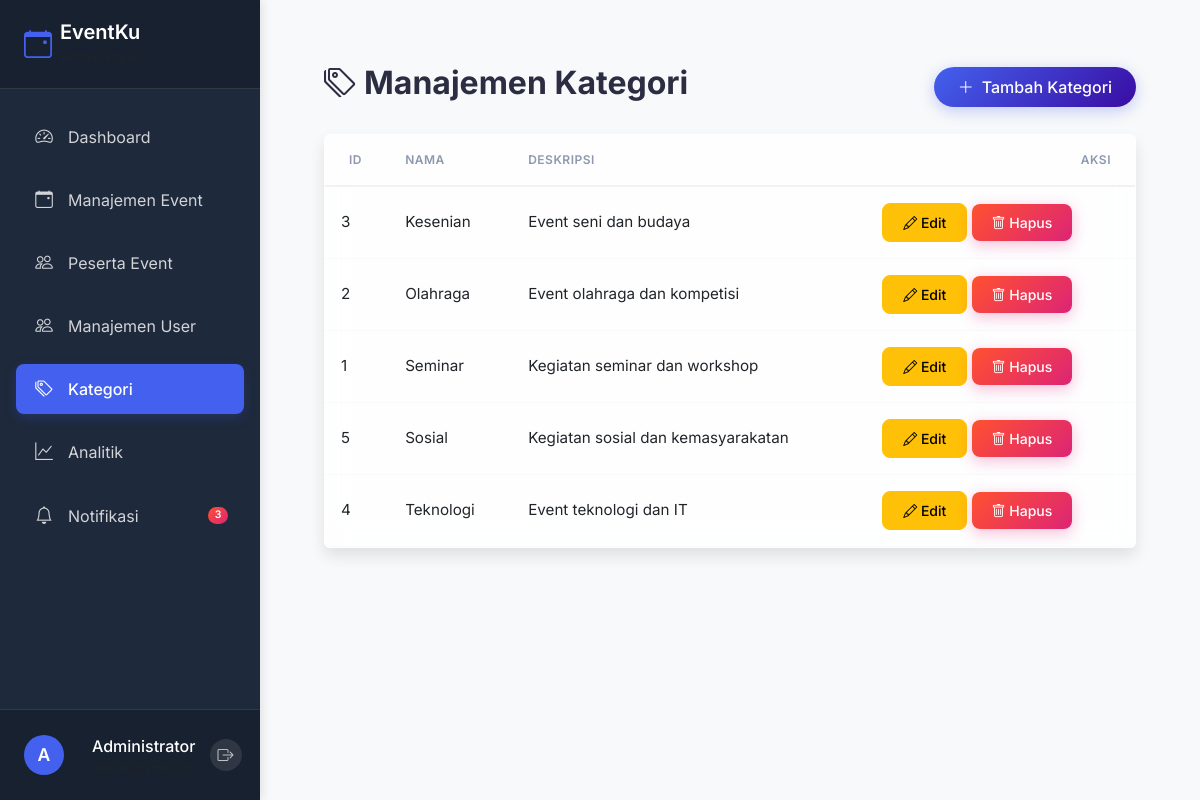
Screenshot of /admin/categories.php (signed in) with the database file from the repository.
### tables this page shows
CREATE TABLE IF NOT EXISTS categories (
    id INT AUTO_INCREMENT PRIMARY KEY,
    nama VARCHAR(255) NOT NULL UNIQUE,
    deskripsi TEXT,
    created_at DATETIME DEFAULT CURRENT_TIMESTAMP
);

### config/database.php (called while the page is built, shortened)
<?php
class Database
{
    private $host;
    private $dbname;
    private $username;
    private $password;
    public function __construct()
    {
        $envFile = __DIR__ . '/../.env';
        $this->host = $_ENV['DB_HOST'] ?? 'localhost';
        $this->dbname = $_ENV['DB_NAME'] ?? 'event_management';
        $this->username = $_ENV['DB_USER'] ?? 'root';
        $this->password = $_ENV['DB_PASS'] ?? 'root';
    }
    public function getConnection()
    {
        $this->conn = null;
        try {
            $dsn = "mysql:host=" . $this->host . ";dbname=" . $this->dbname . ";charset=utf8mb4";
            $options = [
                PDO::ATTR_ERRMODE => PDO::ERRMODE_EXCEPTION,
                PDO::ATTR_DEFAULT_FETCH_MODE => PDO::FETCH_ASSOC,
                PDO::ATTR_EMULATE_PREPARES => false
            ];
            $this->conn = new PDO($dsn, $this->username, $this->password, $options);
        } catch (PDOException $e) {
            error_log("Connection Error: " . $e->getMessage());
            throw new Exception("Database connection failed");
        }
        return $this->conn;
    }
}

### modules/users/Auth.php (called while the page is built, shortened)
<?php
require_once __DIR__ . '/../../config/database.php';
require_once __DIR__ . '/../../config/session.php';
class Auth
{
    public function __construct()
    {
        $database = new Database();
    }
    public function isLoggedIn()
    {
        return Session::has('logged_in') && Session::get('logged_in') === true;
    }
    public function isAdmin()
    {
        return $this->isLoggedIn() && Session::get('user_role') === 'admin';
    }
    public function getCurrentUser()
    {
        return [
            'id' => Session::get('user_id'),
            'nama' => Session::get('user_nama'),
            'email' => Session::get('user_email'),
            'role' => Session::get('user_role')
        ];
    }
}

### config/session.php (called while the page is built, shortened)
<?php
class Session
{
    public static function get($key, $default = null)
    {
        return $_SESSION[$key] ?? $default;
    }
    public static function has($key)
    {
        return isset($_SESSION[$key]);
    }
}

### modules/events/CategoryService.php (called while the page is built, shortened)
<?php
require_once __DIR__ . '/../../config/database.php';
class CategoryService {
    private $db;
    public function __construct() {
        $database = new Database();
        $this->db = $database->getConnection();
    }
    public function getAllCategories() {
        try {
            $stmt = $this->db->prepare("SELECT * FROM categories ORDER BY nama ASC");
            $stmt->execute();
            return $stmt->fetchAll();
        } catch(PDOException $e) {
            error_log("Get Categories Error: " . $e->getMessage());
            return [];
        }
    }
}

### public/admin/categories.php (the view, shortened to what this page needs)
<?php
require_once __DIR__ . '/../../config/database.php';
require_once __DIR__ . '/../../config/session.php';
require_once __DIR__ . '/../../modules/users/Auth.php';
require_once __DIR__ . '/../../modules/events/CategoryService.php';
$auth = new Auth();
$categoryService = new CategoryService();
$categories = $categoryService->getAllCategories();
?>
<!DOCTYPE html>
<html lang="id">
<head>
    <link href="https://cdn.jsdelivr.net/npm/bootstrap@5.3.0/dist/css/bootstrap.min.css" rel="stylesheet">
    <link rel="stylesheet" href="https://cdn.jsdelivr.net/npm/bootstrap-icons@1.11.0/font/bootstrap-icons.css">
    <link rel="stylesheet" href="../assets/css/admin-modern.css">
</head>
<body>
    <?php include '../includes/sidebar.php'; ?>
    <div class="main-content">
        <div class="container-fluid">
            <div class="d-flex justify-content-between align-items-center mb-4">
                <h2 class="fw-bold"><i class="bi bi-tags me-2"></i>Manajemen Kategori</h2>
                <button class="btn btn-primary rounded-pill px-4" data-bs-toggle="modal" data-bs-target="#categoryModal"
                    onclick="resetForm()">
                    <i class="bi bi-plus-lg me-2"></i>Tambah Kategori
                </button>
            </div>
            <div class="glass-card table-responsive">
                <table class="table table-hover">
                    <thead class="bg-light">
                        <tr>
                            <th class="ps-4">ID</th>
                            <th>Nama</th>
                            <th>Deskripsi</th>
                            <th class="text-end pe-4">Aksi</th>
                        </tr>
                    </thead>
                    <tbody>
                        <?php foreach ($categories as $cat): ?>
                            <tr>
                                <td><?= $cat['id'] ?></td>
                                <td><?= htmlspecialchars($cat['nama']) ?></td>
                                <td><?= htmlspecialchars($cat['deskripsi']) ?></td>
                                <td>
                                    <button class="btn btn-sm btn-warning"
                                        onclick="editCategory(<?= htmlspecialchars(json_encode($cat)) ?>)">
                                        <i class="bi bi-pencil"></i> Edit
                                    </button>
                                    <form method="POST" style="display:inline;"
                                        onsubmit="return confirm('Yakin ingin menghapus?')">
                                        <button type="submit" class="btn btn-sm btn-danger">
                                            <i class="bi bi-trash"></i> Hapus
                                        </button>
                                    </form>
                                </td>
                            </tr>
                        <?php endforeach; ?>
                    </tbody>
                </table>
            </div>
        </div>
</body>
</html>

### public/includes/sidebar.php (shortened to what this page needs)
<?php
$currentUser = $auth->getCurrentUser();
$currentPage = basename($_SERVER['PHP_SELF']);
$isAdmin = $auth->isAdmin();
$isLoggedIn = $auth->isLoggedIn();
$basePath = strpos($_SERVER['PHP_SELF'], '/admin/') !== false ? '../' : '';
$userInitial = !empty($currentUser['nama']) ? strtoupper(substr($currentUser['nama'], 0, 1)) : 'U';
$userName = !empty($currentUser['nama']) ? htmlspecialchars($currentUser['nama']) : 'Pengguna';
$userEmail = !empty($currentUser['email']) ? htmlspecialchars($currentUser['email']) : '';
?>
<nav class="sidebar">
    <div class="sidebar-header">
        <div class="d-flex align-items-center">
            <i class="bi bi-calendar-event me-2 sidebar-logo"></i>
            <div>
                <h4 class="mb-0">EventKu</h4>
                <small class="text-muted"><?= $isAdmin ? 'Admin Panel' : 'User Dashboard' ?></small>
            </div>
        </div>
    </div>
    <div class="sidebar-menu">
        <ul class="nav flex-column">
            <?php if ($isAdmin): ?>
                <li class="nav-item">
                    <a href="<?= $basePath ?>admin/dashboard.php" class="nav-link <?= str_contains($currentPage, 'dashboard') ? 'active' : '' ?>" data-bs-toggle="tooltip" data-bs-placement="right" title="Dashboard">
                        <i class="bi bi-speedometer2"></i>
                        <span>Dashboard</span>
                    </a>
                </li>
                <li class="nav-item">
                    <a href="<?= $basePath ?>admin/events.php" class="nav-link <?= str_contains($currentPage, 'events') ? 'active' : '' ?>" data-bs-toggle="tooltip" data-bs-placement="right" title="Manajemen Event">
                        <i class="bi bi-calendar-event"></i>
                        <span>Manajemen Event</span>
                    </a>
                </li>
                <li class="nav-item">
                    <a href="<?= $basePath ?>admin/event-participants.php" class="nav-link <?= str_contains($currentPage, 'participants') ? 'active' : '' ?>" data-bs-toggle="tooltip" data-bs-placement="right" title="Peserta Event">
                        <i class="bi bi-people"></i>
                        <span>Peserta Event</span>
                    </a>
                </li>
                <li class="nav-item">
                    <a href="<?= $basePath ?>admin/users.php" class="nav-link <?= str_contains($currentPage, 'users') ? 'active' : '' ?>" data-bs-toggle="tooltip" data-bs-placement="right" title="Manajemen User">
                        <i class="bi bi-people"></i>
                        <span>Manajemen User</span>
                    </a>
                </li>
                <li class="nav-item">
                    <a href="<?= $basePath ?>admin/categories.php" class="nav-link <?= str_contains($currentPage, 'categor') ? 'active' : '' ?>" data-bs-toggle="tooltip" data-bs-placement="right" title="Manajemen Kategori">
                        <i class="bi bi-tags"></i>
                        <span>Kategori</span>
                    </a>
                </li>
                <li class="nav-item">
                    <a href="<?= $basePath ?>admin/analytics.php" class="nav-link <?= str_contains($currentPage, 'analytics') ? 'active' : '' ?>" data-bs-toggle="tooltip" data-bs-placement="right" title="Analitik & Laporan">
                        <i class="bi bi-graph-up"></i>
                        <span>Analitik</span>
                    </a>
                </li>
                <li class="nav-item">
                    <a href="<?= $basePath ?>admin/notifications.php" class="nav-link <?= str_contains($currentPage, 'notif') ? 'active' : '' ?>" data-bs-toggle="tooltip" data-bs-placement="right" title="Notifikasi">
                        <i class="bi bi-bell"></i>
                        <span>Notifikasi</span>
                        <span class="badge bg-danger rounded-pill ms-auto">3</span>
                    </a>
                </li>
            <?php endif; ?>
        </ul>
    </div>
    <div class="sidebar-footer">
        <?php if ($isLoggedIn): ?>
            <div class="user-info">
                <div class="d-flex align-items-center">
                    <div class="avatar me-3">
                        <?php if (!empty($currentUser['foto'])): ?>
                            <img src="<?= $basePath ?>uploads/avatars/<?= htmlspecialchars($currentUser['foto']) ?>"
                                 class="rounded-circle" width="40" height="40" alt="<?= $userName ?>">
                        <?php else: ?>
                            <div class="avatar-initial"><?= $userInitial ?></div>
                        <?php endif; ?>
                    </div>
                    <div class="user-details">
                        <div class="user-name"><?= $userName ?></div>
                        <small class="user-email text-muted"><?= $userEmail ?></small>
                    </div>
                </div>
                <a href="<?= $basePath ?>logout.php" class="btn-logout">
                    <i class="bi bi-box-arrow-right"></i>
                </a>
            </div>
        <?php endif; ?>
    </div>
</nav>

### public/assets/css/admin-modern.css (style rules this page uses)
:root { --primary-gradient: linear-gradient(135deg, #4361ee 0%, #3a0ca3 100%); --secondary-gradient: linear-gradient(135deg, #7209b7 0%, #560bad 100%); --success-gradient: linear-gradient(135deg, #0cebeb 0%, #20e3b2 100%); --warning-gradient: linear-gradient(135deg, #fccb90 0%, #d57eeb 100%); --danger-gradient: linear-gradient(135deg, #ff512f 0%, #dd2476 100%); --info-gradient: linear-gradient(135deg, #4facfe 0%, #00f2fe 100%); --bg-body: #f0f2f5; --bg-glass: rgba(255, 255, 255, 0.85); --bg-glass-dark: rgba(20, 20, 30, 0.85); --text-primary: #2b2d42; --text-secondary: #8d99ae; --text-light: #ffffff; --shadow-sm: 0 4px 6px rgba(0, 0, 0, 0.05); --shadow-md: 0 8px 15px rgba(0, 0, 0, 0.1); --shadow-lg: 0 15px 35px rgba(0, 0, 0, 0.15); --radius-sm: 8px; --radius-md: 12px; --radius-lg: 16px; --radius-xl: 24px; }
body { background-color: var(--bg-body); font-family: 'Inter', system-ui, -apple-system, sans-serif; color: var(--text-primary); overflow-x: hidden; position: relative; min-height: 100vh; }
body::before, body::after { content: ''; position: fixed; z-index: -1; border-radius: 50%; filter: blur(80px); opacity: 0.6; }
body::before { width: 400px; height: 400px; background: #4361ee; top: -100px; left: -100px; }
body::after { width: 300px; height: 300px; background: #7209b7; bottom: -50px; right: -50px; }
.glass-card { background: var(--bg-glass); backdrop-filter: blur(12px); -webkit-backdrop-filter: blur(12px); border: 1px solid rgba(255, 255, 255, 0.4); box-shadow: var(--shadow-md); border-radius: var(--radius-lg); transition: transform 0.3s ease, box-shadow 0.3s ease; }
.table-responsive { border-radius: var(--radius-md); overflow: hidden; }
.table { margin-bottom: 0; --bs-table-bg: transparent; }
.table thead th { background: var(--bg-glass); color: var(--text-secondary); font-weight: 600; text-transform: uppercase; font-size: 0.75rem; letter-spacing: 0.5px; border-bottom: 2px solid rgba(0, 0, 0, 0.05); padding: 1rem; }
.table tbody td { vertical-align: middle; padding: 1rem; border-bottom: 1px solid rgba(0, 0, 0, 0.02); font-size: 0.95rem; }
.btn-primary { background: var(--primary-gradient); border: none; box-shadow: 0 4px 15px rgba(67, 97, 238, 0.3); }
.btn-danger { background: var(--danger-gradient); border: none; box-shadow: 0 4px 15px rgba(221, 36, 118, 0.3); }
.btn { border-radius: var(--radius-sm); padding: 0.5rem 1.25rem; font-weight: 500; transition: all 0.3s ease; }
.badge { padding: 0.5em 0.8em; border-radius: 50px; font-weight: 600; font-size: 0.75rem; }
.bg-danger { background: var(--danger-gradient) !important; color: white; }
.main-content { margin-left: 260px; padding: 2rem; transition: margin-left 0.3s ease; }

### rows the page displays
categories: id "3", nama "Kesenian", deskripsi "Event seni dan budaya"
categories: id "2", nama "Olahraga", deskripsi "Event olahraga dan kompetisi"
categories: id "1", nama "Seminar", deskripsi "Kegiatan seminar dan workshop"
categories: id "5", nama "Sosial", deskripsi "Kegiatan sosial dan kemasyarakatan"
categories: id "4", nama "Teknologi", deskripsi "Event teknologi dan IT"

### other values shown
$userInitial "A"
$userName "Administrator"
